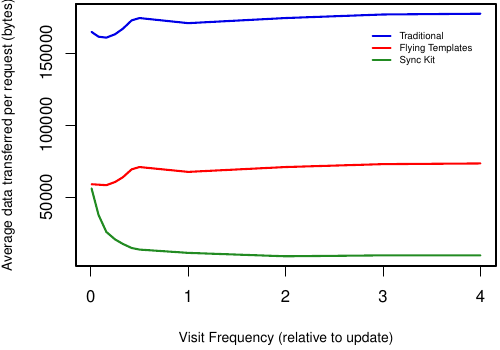

The R source for this figure:

# ============================================================================
# PLOT 3
# Create a line graph of measured data transfer in bytes
# ----------------------------------------------------------------------------
# Parameters
#
# file,highest_rate,attempted_rate,avg_data
# test_freq_12_per_day_traditional.txt,133.600000,135,159456.000000
# test_freq_2_per_day_tokyo.txt,226.200000,193,61086.000000
# test_freq_24_per_day_synckit.txt,580.500000,503,13365.000000
#
# ============================================================================

tp <- read.csv("apache.csv",
    header=T,
    dec='.',
    na.strings=c('XXXXXXX')
)

# Aggregate across all the merged CSV file (this file should contain all 3)

# Average the data across each strategy
tpAgg <- aggregate(tp, 
                   by=list(tp$file, tp$strategy, tp$frequency), 
                   FUN=mean, 
                   na.rm=TRUE)

plot_colors <- c(rgb(r=0.0,g=0.0,b=0.9), "red", "forestgreen")

# Start PDF device driver to save output to figure.pdf
pdf(file="avg_data.pdf", height=3.5, width=5)

# Trim off excess margin space (bottom, left, top, right)par(mar=c(4.2, 3.8, 0.2, 0.2))
par(mar=c(4.2, 3.8, 0.2, 0.2))


# Graph autos using a y axis that uses the full range of value
# in autos_data. Label axes with smaller font and use larger 
# line widths.
plot(
    x=tpAgg[tpAgg$Group.2 == "Traditional",]$frequency, 
    y=tpAgg[tpAgg$Group.2 == "Traditional",]$avg_data, 
    type="l", 
       col=plot_colors[1], 
       ylim=range(tpAgg$avg_data), 
       ann=T, 
       xlab="Visit Frequency (relative to update)",
       ylab="Average data transferred per request (bytes)", 
       cex.lab=0.8, 
       lwd=2
)

# # Make x axis tick marks without labels
# axis(1, lab=F)
# 
# # Plot y axis with smaller horizontal labels 
# axis(1, at=points[seq(7, length(points), 7)], lab=points[seq(7, length(points), 7)])
# axis(2, las=1, cex.axis=0.8)

# Create box around plot
box()
# 
# # Graph FT with thicker red dashed line
lines(
    tpAgg[tpAgg$Group.2 == "Flying Templates",]$frequency,
    tpAgg[tpAgg$Group.2 == "Flying Templates",]$avg_data,
    type="l", 
    lty=1, 
    lwd=2, 
    col=plot_colors[2]
)
# 
# # Graph SK with thicker green dotted line
lines(
    tpAgg[tpAgg$Group.2 == "Sync Kit",]$frequency,
    tpAgg[tpAgg$Group.2 == "Sync Kit",]$avg_data,
    type="l", 
    lty=1, 
    lwd=2, 
    col=plot_colors[3]
)

# Create a legend in the top-left corner that is slightly  
# smaller and has no border
legend(2.8, 170000, c("Traditional", "Flying Templates", "Sync Kit"), cex=0.6, col=plot_colors, lty=1, lwd=2, bty="n");
  
# Turn off device driver (to flush output to PDF)
dev.off()


# Restore default margins
par(mar=c(5, 4, 4, 2) + 0.1)

